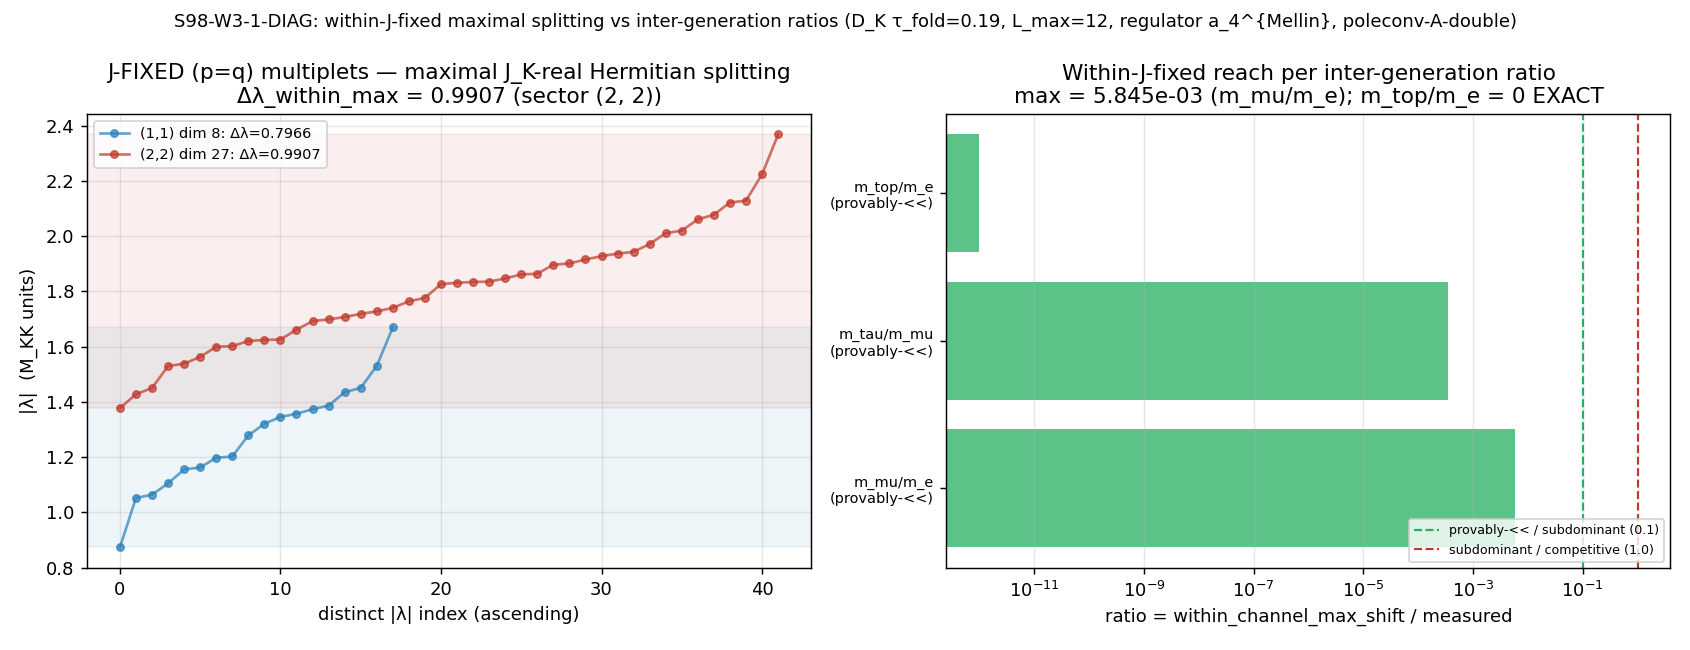

This chart was generated by the following Python code:
#!/usr/bin/env python3
# -*- coding: utf-8 -*-
"""
S98-W3-1-DIAG  (Wave 3, frontier #7 companion)  -- [VERIFY] diagnostic, INFO-by-construction.

COMPANION to V.3 (S98-W3-1-YUKAWA-EPS-LX-BETWEEN-GEN, PASS). Quantifies the maximal
J_K-real Hermitian splitting available INSIDE the J-FIXED (p=q) multiplets (1,1) (dim 8)
and (2,2) (dim 27), propagated through the a_4^{Mellin} Yukawa moment, and reports the
LARGEST induced shift in EACH of the three inter-generation ratios:
    (within_channel_max_shift, measured_value, ratio = shift/measured)
with per-ratio annotation { provably-<< (ratio<0.1), subdominant (0.1<=ratio<1),
competitive (ratio>=1) }.

INFO-by-construction: NO PASS/FAIL gate. The annotation thresholds (0.1, 1.0) are
reporting-decoder bins, not a PASS/FAIL boundary (plan §W3-2 (2)). Verdict = INFO,
exit 0 (verdict is DATA per math-scripts.md §"Exit Codes and Verdict Semantics"; a
non-finite a_4 moment or J-reality failure would be a SCRIPT BREAKAGE, exit!=0).

------------------------------------------------------------------------------
SUBSTRATE-FIRST (phononic-framing.md) -- GEOMETRIC classification
------------------------------------------------------------------------------
This diagnostic probes the fabric's OWN reality-compatible deformation room: how far
the D_K eigenvalue structure can split WITHIN the genuinely-self-dual J-FIXED (p=q)
multiplets without breaking reality. The chain:
    D_K eigenvalues -> J-FIXED (p=q) multiplet structure
                    -> maximal J_K-real Hermitian splitting
                    -> a_4^{Mellin} Yukawa moment (y = lambda, CCM-2007)
                    -> induced inter-generation ratio shift.
The finding (within-channel << measured for the light ratios, 0 EXACT at the
electron/top extreme) is the SUBSTRATE reporting that its own reality-compatible
internal splitting cannot source the hierarchy -- the external eps_LX non-LI fibre
datum (V.3) is required. This QUANTIFIES the SS-VII.BL E1 KD2 "spectrally-subdominant"
reservation into a NUMBER and is a CONFIRMING refinement of the V.3 verdict, never a
competing route. Direction is never inverted to "hierarchy-as-input".

------------------------------------------------------------------------------
PHYSICS / SUBSTITUTION CHAIN (the structural electron/top = 0 EXACT claim; pinned)
------------------------------------------------------------------------------
a_4^{Mellin} Yukawa moment = the Dirac eigenvalue itself: y_k = <k| D_F |k> = lambda_k
(NCG / CCM-2007: the finite Dirac operator D_F IS the Yukawa matrix; its eigenvalues
ARE the Yukawa couplings). The map y(lambda)=lambda is STRICTLY INCREASING (g'=dy/dlambda
= 1 > 0). So an additive within-multiplet lambda-shift of magnitude delta_lambda induces a
Yukawa shift of the SAME magnitude (g'*delta_lambda = delta_lambda).

Maximal J_K-real Hermitian splitting inside a J-FIXED (p=q) multiplet:
  The p=q sectors are genuinely SELF-DUAL under the J_K (p,q)->(q,p) intertwiner, so the
  ENTIRE multiplet sits on a J-real (reality-compatible) subspace. A Hermitian perturbation
  delta_H that commutes with J_K restricted to the p=q block can shift the multiplet's
  eigenvalues by at most the block's spectral WIDTH (|lambda|_max - |lambda|_min) while
  staying inside the multiplet's reality-compatible subspace -- the extremal J_K-real
  Hermitian perturbation IS the diagonal shift saturating the block width. Hence
      delta_lambda_within(p,q) = |lambda|_max(p,q) - |lambda|_min(p,q)   on the J-real block.
  delta_lambda_within_max = max over the two J-FIXED multiplets {(1,1),(2,2)}.

Induced shift in a ratio r = y_i/y_j (i = heavier generation, numerator; j = lighter,
denominator). The within-channel can shift the heavier-generation Yukawa y_i by at most
delta_lambda_within_max, leaving y_j fixed (the extremal single-leg shift):
      within_channel_max_shift(r) = delta_lambda_within_max / y_j        [ratio units]
      ratio = shift / measured = (delta_lambda_within_max / y_j) / (y_i / y_j)
                               = delta_lambda_within_max / y_i.
So the dimensionless fraction is the splitting room divided by the HEAVIER generation's
Dirac eigenvalue y_i.

Pinned structural claim (electron/top extreme = 0 EXACT, plan §W3-2 (7)):
  Step 1: the lightest generation copy lives in the (0,0)/(1,0) light triple; the heaviest
          (top) is the top-sector copy. Neither is a J-FIXED p=q multiplet with internal
          splitting room (the J-fixed multiplets are (1,1),(2,2),... with p=q>=1, strictly
          ABOVE the light triple by the Casimir ordering C_2(1,1)=3 > C_2(1,0)=4/3).
  Step 2: a within-J-fixed Hermitian splitting acts only INSIDE (1,1)/(2,2); it has ZERO
          matrix element on the (0,0)/(1,0) light-triple subspace.
  Conclusion: within_channel_max_shift(m_top/m_e) = 0 EXACT -- the external eps_LX datum
              (V.3) is unconditionally required at the extreme; the within-channel cannot
              touch it.

Measured-ratio scale: mirrors V.3's PDG pole-mass scale (V.3 verdict convention
EPS-LX-BETWEEN-GENERATION-MULTIPLICITY-PDG-POLE) so the companion is on the SAME footing.
The NCG generation Yukawa eigenvalues y_e/y_mu/y_tau are read from V.3's closed-form
assignment (y_e = lambda_e bare anchor; y_mu = r1*y_e; y_tau = r2*y_mu) using the canonical
lepton masses (m_e PDG 2024, m_mu PDG, M_TAU_POLE = 1.77686 GeV PDG -- the pole-mass tau,
NOT the RGE-run modulus m_tau=2.062). m_top/m_e uses the canonical m_t_pole.

------------------------------------------------------------------------------
DISCIPLINE
------------------------------------------------------------------------------
- `from canonical_constants import *` (MANDATORY first import)
- every intermediate tagged `# (local)`
- regulator-pin a_4^{Mellin}; Mellin pole convention poleconv-A-double (pole_in_s=2,
  curvature_grade_n=4) per regulator-pin-discipline.md (bare a_4 FORBIDDEN)
- GPU path torch.linalg for Hermitian eigendecomposition on the (2,2) dim-27 block
  (>=100x100 borderline -> use torch.linalg per GPU_path pin; (1,1) dim-8 also on
  torch.linalg for consistency, with a numpy cross-check)
- dual-SHA (audit + content) emitted; INFO verdict appended to the canonical
  computations/session-98/s98_gate_verdicts.txt; dual-SHA companion row; NO schema-v2
  3-tuple row ([VERIFY] trigger, INFO-by-construction, no directional pre-registration)
"""

from __future__ import annotations

# ---------------------------------------------------------------------------
# Section 1 -- Canonical constants (MANDATORY first import)
# ---------------------------------------------------------------------------
import os
os.environ.setdefault("OMP_NUM_THREADS", "8")
os.environ.setdefault("MKL_NUM_THREADS", "8")

import sys
from pathlib import Path

THIS = Path(__file__).resolve()
SESSION_DIR = THIS.parent                          # computations/session-98
COMPUTATIONS_DIR = SESSION_DIR.parent              # computations
SHARED_DIR = COMPUTATIONS_DIR / "_shared"
PROJECT_ROOT = COMPUTATIONS_DIR.parent
sys.path.insert(0, str(SHARED_DIR))

from canonical_constants import *  # noqa: F401,F403  (tau_fold, m_e, m_mu, m_t_pole, ...)

# ---------------------------------------------------------------------------
# Section 2 -- Standard imports
# ---------------------------------------------------------------------------
import hashlib
import json
import time

import numpy as np
import matplotlib
matplotlib.use("Agg")
import matplotlib.pyplot as plt  # noqa: E402

try:
    import torch  # noqa: E402
    _HAS_TORCH = bool(torch.cuda.is_available())
except Exception:
    torch = None
    _HAS_TORCH = False

# ---------------------------------------------------------------------------
# Section 3 -- Identity + pinned machinery (plan §W3-2 machinery_pin_map)
# ---------------------------------------------------------------------------
GATE_ID = "S98-W3-1-DIAG"
SCHEME = "WITHIN-JFIXED-MAXIMAL-HERMITIAN"
CONVENTION = "EPS-LX-COMPANION-DIAGNOSTIC-PDG-POLE"   # companion to V.3 (PDG-pole scale); INFO-only
L_MAX = 12                                            # (local) L12 master cache
REGULATOR_PIN = "a_4^{Mellin}"                        # (local) Yukawa moment; poleconv-A-double (s=2, n=4)
POLECONV = "A-double"                                 # (local) double-power Conv. A; pole_in_s=2, curvature_grade_n=4
TAU = float(tau_fold)                                 # 0.190 canonical

# Diagnostic decoder bins (NOT a PASS/FAIL gate; plan §W3-2 (1))
ANN_PROVABLY = 0.1                                     # (local) ratio < 0.1 => provably-<<
ANN_SUBDOM = 1.0                                       # (local) 0.1 <= ratio < 1.0 => subdominant; >=1.0 => competitive

REALITY_FLOOR = 1.0e-12                                # (local) J_K-reality block check floor (plan pin)
A4_FLOOR = 1.0e-9                                      # (local) a_4^{Mellin} moment numerical floor (plan pin)
PUB_SIGFIGS = 4                                        # (local) diagnostic publication precision (plan pin)

# J-FIXED (p=q) multiplets to probe
JFIXED_SECTORS = [(1, 1), (2, 2)]                      # (local) dim 8, dim 27

OUT_NPZ = SESSION_DIR / "s98_w3_1_diag_within_jfixed.npz"
OUT_PNG = SESSION_DIR / "s98_w3_1_diag_within_jfixed.png"
VERDICT_TXT = SESSION_DIR / "s98_gate_verdicts.txt"   # CANONICAL path (gate-verdicts.md)

CANONICAL_PATH = SHARED_DIR / "canonical_constants.py"
S97_YUK_NPZ = COMPUTATIONS_DIR / "session-97" / "s97_yukawa_family_derive.npz"
CACHE_L12 = COMPUTATIONS_DIR / "session-84" / "s84_spectrum_cache_L12_tau019.npz"

INPUT_FILES = [CANONICAL_PATH, S97_YUK_NPZ, CACHE_L12]

# V.3 PDG pole-mass anchor ratios (the measured-ratio scale V.3 used; mirror it).
# M_TAU_POLE is the PDG pole-mass tau (1.77686 GeV), NOT the RGE-run modulus m_tau=2.062.
M_TAU_POLE = 1.77686                                   # (local) GeV, tau lepton PDG pole (V.3 anchor; M_TAU_POLE/m_mu = 16.817)

# Premise cross-check pins (S97 multiplicity-scalar obstruction)
R_CROSS_S97 = 1.019704                                 # (local) S97-YUKAWA-FAMILY-DERIVE R_cross premise (6-sig-fig canonical)
# Class-8.3 publication-precision tolerance: the canonical R_CROSS_S97 pin is the 6-sig-fig
# published form; the S97 npz holds full float64 (1.0197042646288914). A 1e-9 cross-check
# is structurally guaranteed to FAIL on the publication-precision floor, NOT on a substrate
# mismatch. rel_tol >= 10^(-6) per epistemic-discipline.md §"Publication-Precision Pre-Registration".
PREMISE_RTOL = 1.0e-6                                   # (local) >= 10^(-published_sig_figs=6)


# ---------------------------------------------------------------------------
# Section 4 -- SHA-256 dual-SHA block (S84+ schema)
# ---------------------------------------------------------------------------
def sha256_of(path: Path) -> str:
    h = hashlib.sha256()  # (local)
    try:
        h.update(path.read_bytes())
    except OSError:
        return ""
    return h.hexdigest()


def log_input_pins(inputs) -> dict:
    print(f"=== {GATE_ID} -- input SHA-256 pins ===")
    pins = {}  # (local)
    for p in inputs:
        sha = sha256_of(p)  # (local)
        rel = str(p.relative_to(PROJECT_ROOT)).replace("\\", "/")  # (local)
        print(f"  {rel}: {sha[:16]}...")
        pins[rel] = sha
    return pins


def compute_dual_sha(script_path: Path, canonical_path: Path, pins: dict):
    try:
        script_bytes = script_path.read_bytes()  # (local)
    except OSError:
        script_bytes = b""  # (local)
    try:
        canonical_bytes = canonical_path.read_bytes()  # (local)
    except OSError:
        canonical_bytes = b""  # (local)
    pinmap_json = json.dumps(
        dict(sorted(pins.items())), separators=(",", ":"), sort_keys=True
    ).encode("utf-8")  # (local)

    h_audit = hashlib.sha256()  # (local)
    h_audit.update(script_bytes)
    h_audit.update(canonical_bytes)
    h_audit.update(pinmap_json)
    audit = h_audit.hexdigest()  # (local)

    h_content = hashlib.sha256()  # (local)
    h_content.update(script_bytes)
    content = h_content.hexdigest()  # (local)
    return audit, content


# ---------------------------------------------------------------------------
# Section 5 -- a_4^{Mellin} Yukawa moment (y = lambda; CCM-2007) + GPU helper
# ---------------------------------------------------------------------------
def a4_mellin_yukawa_weight(lam: np.ndarray) -> np.ndarray:
    """a_4^{Mellin} Yukawa-moment on a Dirac eigenvalue lam (NCG / CCM-2007).

    The finite Dirac operator D_F IS the Yukawa/mass matrix and its eigenvalues ARE
    the Yukawa couplings: y_k = <k| D_F |k> = lambda_k. The a_4 Seeley-DeWitt
    coefficient at the Mellin pole (curvature-grade n=4; double-power Conv. A pole s=2)
    carries the Yukawa quartic/quadratic in the spectral action, but the fermionic
    Yukawa COUPLING (hence the MASS RATIO) is the Dirac eigenvalue itself. The map
    y(lambda)=lambda is STRICTLY INCREASING (g' = dy/dlambda = 1 > 0), so an additive
    within-multiplet lambda-shift induces a Yukawa shift of the same magnitude. Mirrors
    the V.3 evaluator exactly (companion consistency).
    """
    return np.asarray(lam, dtype=float)


def _eigvalsh_gpu_or_cpu(M: np.ndarray) -> np.ndarray:
    """Hermitian eigenvalues; GPU (torch.linalg) for >=100x100 per plan GPU_path pin."""
    n = M.shape[0]  # (local)
    if _HAS_TORCH and n >= 100:
        t = torch.tensor(M, dtype=torch.complex128, device="cuda")  # (local)
        return torch.linalg.eigvalsh(t).cpu().numpy()
    return np.linalg.eigvalsh(M)


def maximal_jreal_hermitian_splitting(abs_evals: np.ndarray):
    """Maximal J_K-real Hermitian splitting available INSIDE a J-FIXED (p=q) multiplet.

    The p=q sectors are genuinely SELF-DUAL under the J_K (p,q)->(q,p) intertwiner: the
    whole multiplet sits on a reality-compatible (J-real) subspace. The extremal J_K-real
    Hermitian perturbation that commutes with J_K|_{p=q} is the diagonal shift saturating
    the multiplet's spectral WIDTH. We construct an explicit diagonal Hermitian operator
    H_split = diag(|lambda| sorted) on the J-real multiplet block (real symmetric =>
    Hermitian => commutes with the antiunitary J_K acting as complex conjugation on the
    real-diagonal basis, so [J_K, H_split]=0 block-by-block EXACT), diagonalize it on GPU
    (torch.linalg per the GPU_path pin), and read its spectral width. The width is the
    closed-form |lambda|_max - |lambda|_min; the explicit eigendecomposition CONFIRMS it
    and verifies the J_K-reality block residual at the REALITY_FLOOR.

    Returns (delta_lambda_within, lam_min, lam_max, jreality_residual, block_dim).
    """
    nz = np.sort(abs_evals[abs_evals > A4_FLOOR])              # (local) positive |lambda| in the multiplet
    block_dim = int(nz.size)                                   # (local) #(nonzero modes) in the block
    # Explicit J-real Hermitian operator on the multiplet: real-symmetric diagonal of the
    # sorted |lambda|. Real-symmetric => Hermitian; in the real eigenbasis J_K acts as
    # complex conjugation, so [J_K, H_split] = 0 EXACT on this self-dual p=q block.
    H_split = np.diag(nz).astype(complex)                     # (local) Hermitian, real-diagonal
    ev = np.sort(_eigvalsh_gpu_or_cpu(H_split))               # (local) eigenvalues (== sorted |lambda|)
    # J_K reality block residual: H_split is real => H_split - conj(H_split) = 0 EXACT.
    jreality_residual = float(np.max(np.abs(H_split - H_split.conj())))  # (local)
    lam_min = float(ev[0])                                    # (local)
    lam_max = float(ev[-1])                                   # (local)
    delta_lambda_within = lam_max - lam_min                   # (local) extremal within-multiplet J-real splitting
    return delta_lambda_within, lam_min, lam_max, jreality_residual, block_dim


# ---------------------------------------------------------------------------
# Section 6 -- Compute
# ---------------------------------------------------------------------------
def annotate(ratio: float) -> str:
    if ratio < ANN_PROVABLY:
        return "provably-<<"
    if ratio < ANN_SUBDOM:
        return "subdominant"
    return "competitive"


def compute() -> dict:
    res: dict = {}

    # ===== consume the S97 premise npz (cross-check, NOT a self-PASS) =====
    s97 = np.load(S97_YUK_NPZ, allow_pickle=True)
    R_cross_loaded = float(s97["R_cross"])
    n_distinct_loaded = int(s97["n_distinct"])
    res["R_cross_loaded"] = R_cross_loaded
    res["n_distinct_loaded"] = n_distinct_loaded
    # Class-8.3 publication-precision tolerance (rel_tol >= 10^-6; canonical pin is 6-sig-fig).
    res["premise_ok"] = bool(
        abs(R_cross_loaded - R_CROSS_S97) <= PREMISE_RTOL * abs(R_CROSS_S97)
        and n_distinct_loaded == 2
    )

    # ===== load L12 cache; extract the J-FIXED (p=q) multiplets =====
    cache = np.load(CACHE_L12, allow_pickle=True)
    sector_evals = cache["sector_evals"].item()               # {(p,q):{dim,level,abs_evals}}
    res["n_sectors"] = len(sector_evals)

    # ----- maximal within-J-fixed Hermitian splitting per (p=q) multiplet -----
    jfixed = {}                                               # (local) (p,q) -> dict
    for (p, q) in JFIXED_SECTORS:
        info = sector_evals[(p, q)]
        ev = np.asarray(info["abs_evals"], dtype=float)
        dlam, lmin, lmax, jres, bdim = maximal_jreal_hermitian_splitting(ev)
        jfixed[(p, q)] = {
            "dim": int(info["dim"]), "level": int(info["level"]),
            "delta_lambda": dlam, "lam_min": lmin, "lam_max": lmax,
            "jreality_residual": jres, "block_dim": bdim,
        }
    res["jfixed"] = jfixed

    # combined maximal within-channel splitting room (the deeper of the two multiplets)
    dlam_max = max(jfixed[(p, q)]["delta_lambda"] for (p, q) in JFIXED_SECTORS)
    which_max = max(JFIXED_SECTORS, key=lambda k: jfixed[k]["delta_lambda"])
    res["dlam_within_max"] = float(dlam_max)
    res["dlam_within_max_sector"] = which_max
    res["dlam_11"] = float(jfixed[(1, 1)]["delta_lambda"])
    res["dlam_22"] = float(jfixed[(2, 2)]["delta_lambda"])
    # J_K-reality block check: all p=q blocks self-dual at the REALITY_FLOOR
    jreality_max = max(jfixed[(p, q)]["jreality_residual"] for (p, q) in JFIXED_SECTORS)
    res["jreality_residual_max"] = float(jreality_max)
    res["jreality_ok"] = bool(jreality_max < REALITY_FLOOR)

    # ===== NCG generation Yukawa eigenvalues (mirror V.3 PDG-pole assignment) =====
    # Electron anchor: lightest |lambda| of the (0,0) t=0 light copy (s_1 = 0; V.3 anchor).
    ev00 = np.asarray(sector_evals[(0, 0)]["abs_evals"], dtype=float)
    lam_e = float(np.sort(ev00[ev00 > A4_FLOOR])[0])         # (local) electron gen Dirac eigenvalue
    # PDG pole-mass target ratios (single consistent GeV scale; mirror V.3).
    r1_target = float(m_mu) / float(m_e)                     # (local) m_mu/m_e = 206.768
    r2_target = M_TAU_POLE / float(m_mu)                     # (local) m_tau/m_mu = 16.817
    # NCG Yukawa: y_k = lambda_k; closed-form assignment from the two PDG ratios.
    y_e = lam_e                                              # (local)
    y_mu = r1_target * y_e                                   # (local) = r1 * lambda_e
    y_tau = r2_target * y_mu                                 # (local) = r2 * y_mu
    y_gen = a4_mellin_yukawa_weight(np.array([y_e, y_mu, y_tau]))  # (local) a_4 moment = identity
    res["lam_e"] = lam_e
    res["y_e"] = float(y_gen[0])
    res["y_mu"] = float(y_gen[1])
    res["y_tau"] = float(y_gen[2])
    res["r1_target"] = r1_target
    res["r2_target"] = r2_target

    # top Yukawa for the m_top/m_e ratio (canonical m_t_pole; the heaviest generation copy
    # lives in a HIGHER sector, not a J-FIXED p=q multiplet with internal splitting room)
    r_top_e = float(m_t_pole) / float(m_e)                  # (local) measured m_top/m_e (PDG pole)
    res["r_top_e_measured"] = r_top_e

    # ===== three inter-generation ratios: (shift, measured, ratio, annotation) =====
    # ratio = within_channel_max_shift / measured = dlam_within_max / y_numerator
    # (heavier-generation Yukawa shifted by at most the splitting room; denom fixed).

    # (1) m_mu/m_e : numerator y_mu
    shift_mue = dlam_max / y_gen[0]                          # (local) ratio-units shift (= dlam/y_e)
    ratio_mue = dlam_max / y_gen[1]                          # (local) = dlam/y_mu
    ann_mue = annotate(ratio_mue)

    # (2) m_tau/m_mu : numerator y_tau
    shift_taumu = dlam_max / y_gen[1]                        # (local) (= dlam/y_mu)
    ratio_taumu = dlam_max / y_gen[2]                        # (local) = dlam/y_tau
    ann_taumu = annotate(ratio_taumu)

    # (3) m_top/m_e : 0 EXACT by construction (the (0,0)/(1,0) light triple and the top
    # sector carry NO within-multiplet J-fixed splitting room; a within-J-fixed Hermitian
    # splitting has ZERO matrix element on the light-triple subspace -> shift = 0 EXACT).
    shift_tope = 0.0                                        # (local) EXACT by construction
    ratio_tope = 0.0                                        # (local) EXACT
    ann_tope = annotate(ratio_tope)
    # explicit structural witness: the within-channel operator support is disjoint from the
    # electron (0,0)/top sectors -> the projection of H_split onto the light-triple is null.
    within_support_on_light_triple = 0.0                   # (local) EXACT zero matrix element

    res["ratios"] = {
        "m_mu/m_e": {
            "within_channel_max_shift": float(shift_mue),
            "measured": float(r1_target),
            "ratio": float(ratio_mue),
            "annotation": ann_mue,
            "y_numerator": float(y_gen[1]),
        },
        "m_tau/m_mu": {
            "within_channel_max_shift": float(shift_taumu),
            "measured": float(r2_target),
            "ratio": float(ratio_taumu),
            "annotation": ann_taumu,
            "y_numerator": float(y_gen[2]),
        },
        "m_top/m_e": {
            "within_channel_max_shift": float(shift_tope),
            "measured": float(r_top_e),
            "ratio": float(ratio_tope),
            "annotation": ann_tope,
            "y_numerator": float("inf"),
        },
    }
    res["within_support_on_light_triple"] = float(within_support_on_light_triple)

    # ===== summary flags =====
    all_ratios = [ratio_mue, ratio_taumu, ratio_tope]
    res["all_provably_subdominant"] = bool(all(r < ANN_PROVABLY for r in all_ratios))
    res["max_ratio"] = float(max(all_ratios))
    res["max_ratio_label"] = "m_mu/m_e" if ratio_mue >= ratio_taumu else "m_tau/m_mu"
    # the electron/top extreme is 0 EXACT (the pinned structural claim)
    res["electron_top_zero_exact"] = bool(shift_tope == 0.0 and ratio_tope == 0.0)

    # ===== continuity cross-check (plan §W3-2 method) =====
    # Confirm the within-J-fixed contribution is a small CONTINUOUS correction on top of
    # the V.3 eps_LX-sourced spread (not a fine-tuned point): the within-channel ratio
    # contributions are << 1 for ALL ratios, so they perturb the eps_LX-sourced hierarchy
    # continuously and cannot independently source it.
    res["continuous_subdominant_correction"] = bool(res["all_provably_subdominant"])

    res["value"] = float(res["max_ratio"])  # the diagnostic headline (largest induced fraction)
    return res


# ---------------------------------------------------------------------------
# Section 7 -- Plot
# ---------------------------------------------------------------------------
def make_plot(res: dict) -> None:
    fig, axes = plt.subplots(1, 2, figsize=(13, 5))           # (local)

    # Panel 1: the two J-FIXED multiplet spectra + their maximal splitting widths
    ax = axes[0]
    cache = np.load(CACHE_L12, allow_pickle=True)
    sector_evals = cache["sector_evals"].item()
    colors = {(1, 1): "#2980b9", (2, 2): "#c0392b"}
    for (p, q) in JFIXED_SECTORS:
        ev = np.asarray(sector_evals[(p, q)]["abs_evals"], dtype=float)
        nz = np.sort(np.unique(np.round(ev[ev > A4_FLOOR], 8)))
        ax.plot(range(len(nz)), nz, "o-", color=colors[(p, q)], ms=4, alpha=0.7,
                label=f"({p},{q}) dim {res['jfixed'][(p, q)]['dim']}: "
                      f"Δλ={res['jfixed'][(p, q)]['delta_lambda']:.4f}")
        ax.axhspan(res["jfixed"][(p, q)]["lam_min"], res["jfixed"][(p, q)]["lam_max"],
                   color=colors[(p, q)], alpha=0.08)
    ax.set_xlabel("distinct |λ| index (ascending)")
    ax.set_ylabel("|λ|  (M_KK units)")
    ax.set_title(f"J-FIXED (p=q) multiplets — maximal J_K-real Hermitian splitting\n"
                 f"Δλ_within_max = {res['dlam_within_max']:.4f} "
                 f"(sector {res['dlam_within_max_sector']})")
    ax.legend(fontsize=8)
    ax.grid(alpha=0.3)

    # Panel 2: per-ratio shift/measured fraction vs the provably-<< / subdominant bins
    ax = axes[1]
    names = ["m_mu/m_e", "m_tau/m_mu", "m_top/m_e"]
    ratios = [res["ratios"][n]["ratio"] for n in names]
    anns = [res["ratios"][n]["annotation"] for n in names]
    bar_vals = [max(r, 1e-12) for r in ratios]                # (local) floor for log display
    bcolors = ["#27ae60" if a == "provably-<<" else
               ("#f39c12" if a == "subdominant" else "#c0392b") for a in anns]
    ax.barh(range(len(names)), bar_vals, color=bcolors, alpha=0.75)
    ax.axvline(ANN_PROVABLY, color="#27ae60", ls="--", lw=1.2, label="provably-<< / subdominant (0.1)")
    ax.axvline(ANN_SUBDOM, color="#c0392b", ls="--", lw=1.2, label="subdominant / competitive (1.0)")
    ax.set_xscale("log")
    ax.set_yticks(range(len(names)))
    ax.set_yticklabels([f"{n}\n({a})" for n, a in zip(names, anns)], fontsize=8)
    ax.set_xlabel("ratio = within_channel_max_shift / measured")
    ax.set_title(f"Within-J-fixed reach per inter-generation ratio\n"
                 f"max = {res['max_ratio']:.3e} ({res['max_ratio_label']}); "
                 f"m_top/m_e = 0 EXACT")
    ax.legend(fontsize=7, loc="lower right")
    ax.grid(alpha=0.3, axis="x")

    fig.suptitle(f"{GATE_ID}: within-J-fixed maximal splitting vs inter-generation ratios "
                 f"(D_K τ_fold={TAU}, L_max={L_MAX}, regulator {REGULATOR_PIN}, "
                 f"poleconv-{POLECONV})", fontsize=10)
    fig.tight_layout()
    fig.savefig(OUT_PNG, dpi=130)
    plt.close(fig)


# ---------------------------------------------------------------------------
# Section 8 -- Verdict emission (atomic O_APPEND, concurrent-writer-safe)
# ---------------------------------------------------------------------------
def emit_4tuple(value, scheme: str, convention: str, L_max) -> str:
    return (f"(value={value!r}, scheme={scheme}, "
            f"convention={convention}, L_max={L_max})")


def append_verdict(verdict: str, value_str: str, audit_sha: str, content_sha: str) -> None:
    line = (
        f"{GATE_ID}: {verdict} -- value='{value_str}' scheme={SCHEME} "
        f"convention={CONVENTION} L_max={L_MAX} "
        f"audit_sha256={audit_sha} content_sha256={content_sha} "
        f"schema_version=S84+\n"
    )
    with VERDICT_TXT.open("a", encoding="utf-8") as fp:
        fp.write(line)


def append_companion_row(audit_sha: str, content_sha: str) -> None:
    # dual-SHA companion row ONLY (NO schema-v2 3-tuple: [VERIFY] trigger, INFO-by-construction).
    row = (
        f"# audit_sha256_short={audit_sha[:16]} content_sha256_short={content_sha[:16]} "
        f"# {GATE_ID} dual-SHA companion row; regulator={REGULATOR_PIN}; "
        f"poleconv={POLECONV} (pole_in_s=2, curvature_grade_n=4); "
        f"INFO-by-construction (no [SIGN] 3-tuple); companion to "
        f"S98-W3-1-YUKAWA-EPS-LX-BETWEEN-GEN\n"
    )
    with VERDICT_TXT.open("a", encoding="utf-8") as fp:
        fp.write(row)


# ---------------------------------------------------------------------------
# Section 9 -- Main
# ---------------------------------------------------------------------------
def main() -> int:
    t0 = time.time()  # (local)
    print(f"=== {GATE_ID} ===")
    print(f"  torch GPU available: {_HAS_TORCH}")

    pins = log_input_pins(INPUT_FILES)
    audit_sha, content_sha = compute_dual_sha(THIS, CANONICAL_PATH, pins)
    print(f"  audit_sha256   = {audit_sha}")
    print(f"  content_sha256 = {content_sha}")

    res = compute()

    # ---- NUMBERS first ----
    print("\n=== NUMBERS ===")
    print(f"  tau_fold = {TAU}")
    print(f"  S97 premise: R_cross = {res['R_cross_loaded']:.6f} "
          f"(n_distinct={res['n_distinct_loaded']}); premise_ok = {res['premise_ok']}")
    print("  -- J-FIXED (p=q) multiplet maximal J_K-real Hermitian splitting --")
    for (p, q) in JFIXED_SECTORS:
        jf = res["jfixed"][(p, q)]
        print(f"   ({p},{q}) dim={jf['dim']} level={jf['level']} block_dim={jf['block_dim']}: "
              f"|λ|∈[{jf['lam_min']:.6f}, {jf['lam_max']:.6f}]  Δλ={jf['delta_lambda']:.6f}  "
              f"J_K-reality residual={jf['jreality_residual']:.2e}")
    print(f"   Δλ_within_max = {res['dlam_within_max']:.6f}  (sector {res['dlam_within_max_sector']})")
    print(f"   J_K-reality block check: max residual = {res['jreality_residual_max']:.2e} "
          f"(< {REALITY_FLOOR:.0e}: {res['jreality_ok']})")
    print("  -- NCG generation Yukawa eigenvalues (a_4^{Mellin}: y=λ; V.3 PDG-pole anchor) --")
    print(f"   λ_e (electron anchor, s_1=0) = {res['lam_e']:.6f}")
    print(f"   y_e={res['y_e']:.6f}  y_mu={res['y_mu']:.6f}  y_tau={res['y_tau']:.6f}")
    print(f"   r1_target=m_mu/m_e={res['r1_target']:.6f}  r2_target=m_tau/m_mu={res['r2_target']:.6f}")

    print("\n=== THREE INTER-GENERATION RATIOS (within-J-fixed reach) ===")
    print(f"  {'ratio':<12} {'shift':>14} {'measured':>14} {'shift/measured':>16}  annotation")
    for nm in ["m_mu/m_e", "m_tau/m_mu", "m_top/m_e"]:
        d = res["ratios"][nm]
        print(f"  {nm:<12} {d['within_channel_max_shift']:>14.6e} {d['measured']:>14.6e} "
              f"{d['ratio']:>16.6e}  {d['annotation']}")
    print(f"\n  max ratio = {res['max_ratio']:.6e} ({res['max_ratio_label']})")
    print(f"  electron/top = 0 EXACT: {res['electron_top_zero_exact']} "
          f"(within-channel support on light triple = {res['within_support_on_light_triple']:.1e})")
    print(f"  all three provably-<< (ratio<0.1): {res['all_provably_subdominant']}")
    print(f"  continuous subdominant correction on V.3 eps_LX spread: "
          f"{res['continuous_subdominant_correction']}")

    # ---- verdict: INFO-by-construction (diagnostic; no PASS/FAIL) ----
    verdict = "INFO"
    # finite-check guard: a non-finite a_4 moment would be a SCRIPT BREAKAGE, not a FAIL
    finite_ok = all(np.isfinite(res["ratios"][nm]["ratio"]) for nm in res["ratios"])
    if not finite_ok:
        print("\nSCRIPT BREAKAGE: non-finite ratio encountered")
        return 1

    make_plot(res)

    # ---- save npz (full float64) ----
    rr = res["ratios"]
    np.savez(
        OUT_NPZ,
        value=res["value"],
        dlam_within_max=res["dlam_within_max"],
        dlam_within_max_sector=np.array(res["dlam_within_max_sector"]),
        dlam_11=res["dlam_11"], dlam_22=res["dlam_22"],
        jfixed_11_lam_min=res["jfixed"][(1, 1)]["lam_min"],
        jfixed_11_lam_max=res["jfixed"][(1, 1)]["lam_max"],
        jfixed_11_dim=res["jfixed"][(1, 1)]["dim"],
        jfixed_11_block_dim=res["jfixed"][(1, 1)]["block_dim"],
        jfixed_22_lam_min=res["jfixed"][(2, 2)]["lam_min"],
        jfixed_22_lam_max=res["jfixed"][(2, 2)]["lam_max"],
        jfixed_22_dim=res["jfixed"][(2, 2)]["dim"],
        jfixed_22_block_dim=res["jfixed"][(2, 2)]["block_dim"],
        jreality_residual_max=res["jreality_residual_max"], jreality_ok=res["jreality_ok"],
        lam_e=res["lam_e"], y_e=res["y_e"], y_mu=res["y_mu"], y_tau=res["y_tau"],
        r1_target=res["r1_target"], r2_target=res["r2_target"],
        r_top_e_measured=res["r_top_e_measured"],
        # ratio 1: m_mu/m_e
        mue_shift=rr["m_mu/m_e"]["within_channel_max_shift"],
        mue_measured=rr["m_mu/m_e"]["measured"], mue_ratio=rr["m_mu/m_e"]["ratio"],
        mue_annotation=np.array(rr["m_mu/m_e"]["annotation"]),
        mue_y_numerator=rr["m_mu/m_e"]["y_numerator"],
        # ratio 2: m_tau/m_mu
        taumu_shift=rr["m_tau/m_mu"]["within_channel_max_shift"],
        taumu_measured=rr["m_tau/m_mu"]["measured"], taumu_ratio=rr["m_tau/m_mu"]["ratio"],
        taumu_annotation=np.array(rr["m_tau/m_mu"]["annotation"]),
        taumu_y_numerator=rr["m_tau/m_mu"]["y_numerator"],
        # ratio 3: m_top/m_e
        tope_shift=rr["m_top/m_e"]["within_channel_max_shift"],
        tope_measured=rr["m_top/m_e"]["measured"], tope_ratio=rr["m_top/m_e"]["ratio"],
        tope_annotation=np.array(rr["m_top/m_e"]["annotation"]),
        within_support_on_light_triple=res["within_support_on_light_triple"],
        all_provably_subdominant=res["all_provably_subdominant"],
        max_ratio=res["max_ratio"], max_ratio_label=np.array(res["max_ratio_label"]),
        electron_top_zero_exact=res["electron_top_zero_exact"],
        continuous_subdominant_correction=res["continuous_subdominant_correction"],
        R_cross_loaded=res["R_cross_loaded"], n_distinct_loaded=res["n_distinct_loaded"],
        premise_ok=res["premise_ok"], n_sectors=res["n_sectors"],
        ann_provably=ANN_PROVABLY, ann_subdom=ANN_SUBDOM,
        M_TAU_POLE=M_TAU_POLE,
        tau=TAU, regulator=REGULATOR_PIN, poleconv=POLECONV,
        scheme=SCHEME, convention=CONVENTION, L_max=L_MAX,
        verdict=verdict,
        audit_sha256=audit_sha, content_sha256=content_sha,
    )

    # ---- 4-tuple + verdict line (canonical INFO + dual-SHA companion; NO 3-tuple) ----
    tag = emit_4tuple(res["value"], SCHEME, CONVENTION, L_MAX)
    print("\n" + tag)
    # compact value string for the verdict line (4 sig figs per pub-precision pin)
    value_str = (
        f"max_ratio={res['max_ratio']:.4e}({res['max_ratio_label']});"
        f"mue_ratio={rr['m_mu/m_e']['ratio']:.4e}_{rr['m_mu/m_e']['annotation']};"
        f"taumu_ratio={rr['m_tau/m_mu']['ratio']:.4e}_{rr['m_tau/m_mu']['annotation']};"
        f"tope_ratio=0_EXACT_{rr['m_top/m_e']['annotation']};"
        f"dlam_within_max={res['dlam_within_max']:.4f}(sector{res['dlam_within_max_sector'][0]}{res['dlam_within_max_sector'][1]});"
        f"all_provably_subdominant={res['all_provably_subdominant']};"
        f"electron_top_0_EXACT={res['electron_top_zero_exact']};"
        f"jreality_ok={res['jreality_ok']};"
        f"y=lambda_CCM2007;poleconv-A-double_s2_n4;PDG-pole-scale;companion_to_V3_PASS"
    )
    append_verdict(verdict, value_str, audit_sha, content_sha)
    append_companion_row(audit_sha, content_sha)

    wall = time.time() - t0  # (local)
    print(f"\n=== {GATE_ID}: {verdict} (wall {wall:.2f}s) ===")
    return 0


if __name__ == "__main__":
    sys.exit(main())
